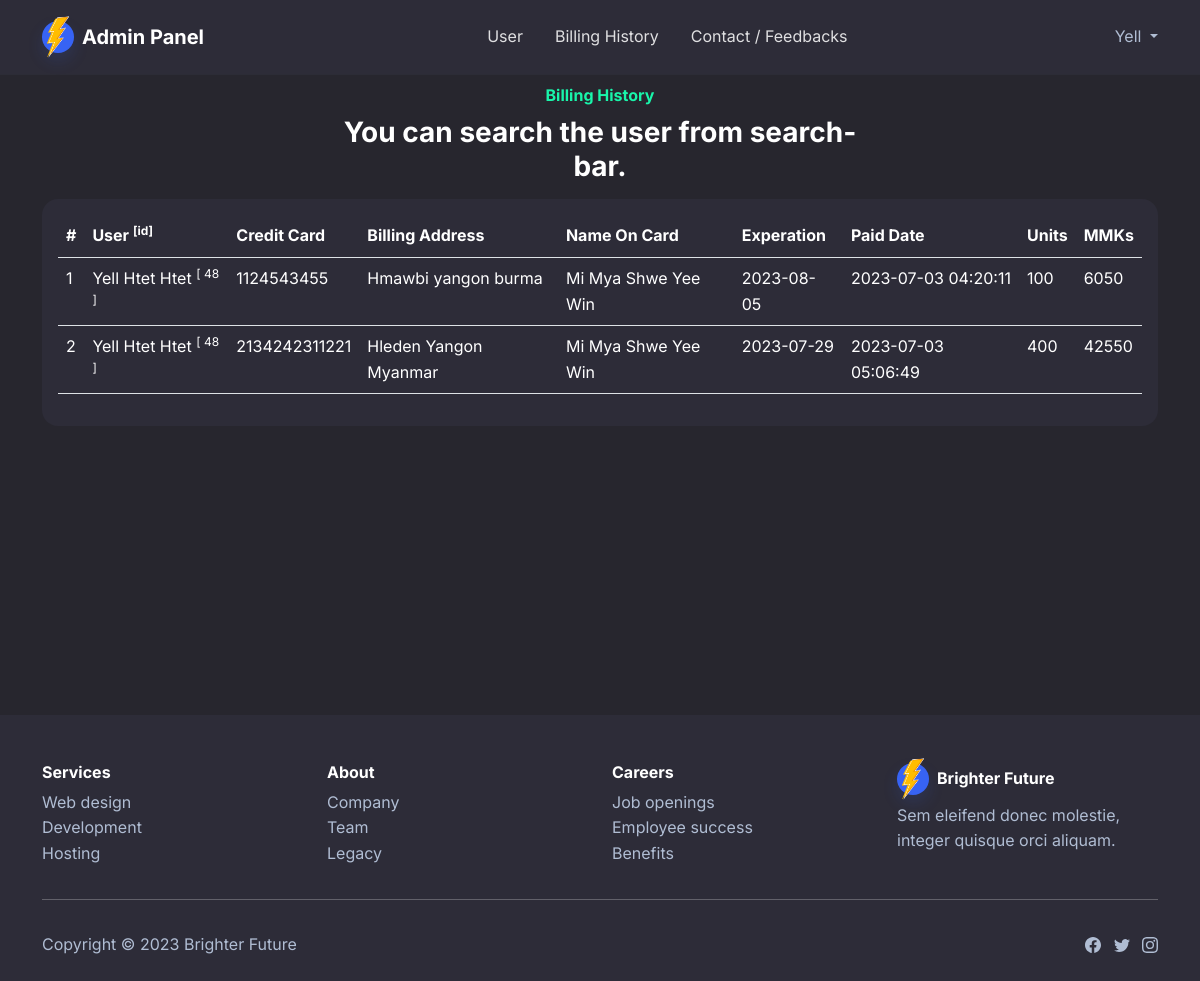
Screenshot of /admin/billinghistory.php (signed in) with the database file from the repository.
### tables this page shows
CREATE TABLE `billing_info` (
  `id` int(11) NOT NULL,
  `billing_id` int(11) NOT NULL,
  `user_id` int(11) NOT NULL,
  `credit_card` bigint(20) NOT NULL,
  `billing_address` varchar(300) NOT NULL,
  `noc` varchar(300) NOT NULL,
  `exp` date NOT NULL,
  `date` timestamp NOT NULL DEFAULT current_timestamp() ON UPDATE current_timestamp(),
  `passcode` int(6) NOT NULL
);

CREATE TABLE `users` (
  `id` int(11) NOT NULL,
  `name` varchar(100) NOT NULL,
  `email` varchar(200) NOT NULL,
  `password` text NOT NULL
);

CREATE TABLE `billing` (
  `id` int(11) NOT NULL,
  `user_id` int(11) NOT NULL,
  `board_id` bigint(20) NOT NULL,
  `start_date` date NOT NULL,
  `end_date` date NOT NULL,
  `due_date` date NOT NULL,
  `paid` tinyint(1) NOT NULL,
  `bill_amount` int(255) NOT NULL,
  `kw` int(11) NOT NULL
);

### bootstrap.php (called while the page is built, shortened)
<?php
require "dbconnect.php";
$pdo = getPDO();
$db = new DataBase($pdo);

### dbconnect.php (called while the page is built, shortened)
<?php
class DataBase
{
  public $db;
  function __construct($db)
  {
    try {
      $pdo = new PDO("mysql:host=localhost;dbname=original", "root", "");
    } catch (PDOException $e) {
      echo $e->getMessage();
      die();
    }
    $this->db = $pdo;
  }
  public function get_User($id)
  {
    $statement = $this->db->prepare("select * from users where id=$id");
    $statement->execute();
    $user = $statement->fetchAll(PDO::FETCH_OBJ);
    return $user;
  }
  public function getBillingInfo()
  {
    $statement = $this->db->prepare("select * from billing_info ");
    $statement->execute();
    $billingInfo = $statement->fetchAll(PDO::FETCH_OBJ);
    return $billingInfo;
  }
  public function getBilling($id)
  {
    $statement = $this->db->prepare("select * from billing where id=$id ");
    $statement->execute();
    $billing = $statement->fetchAll(PDO::FETCH_OBJ);
    return $billing;
  }
}

### admin/billinghistory.php (the view, shortened to what this page needs)
<?php include 'nav.php'; ?>
<?php $billingInfos = $db->getBillingInfo(); ?>
<section class="bg-dark py-2" style="min-height:80vh;">
    <div class="container">
        <div class="row ">
            <div class="col-md-8 col-xl-6 text-center mx-auto">
                <p class="fw-bold text-success mb-2">Billing History</p>
                <h3 class="fw-bold mb-0">You can search the user from search-bar.</h3>
            </div>
        </div>
        <div class="card">
            <div class="card-body table-responsive">
                <table class="table">
                    <thead class="thead-light">
                        <tr>
                            <th scope="col">#</th>
                            <th scope="col">User <sup>[id]</sup></th>
                            <th scope="col">Credit Card</th>
                            <th scope="col">Billing Address</th>
                            <th scope="col">Name On Card</th>
                            <th scope="col">Experation</th>
                            <th>Paid Date</th>
                            <th>Units</th>
                            <th>MMKs</th>
                        </tr>
                    </thead>
                    <tbody>
                        <?php foreach ($billingInfos as $index => $billingInfo): ?>
                            <tr class="">
                                <td>
                                    <?php echo $index + 1; ?>
                                </td>
                                <td>
                                    <?php echo $db->get_User($billingInfo->user_id)[0]->name; ?>
                                    <sup>
                                        [
                                        <?php echo $billingInfo->user_id; ?> ]
                                    </sup>
                                </td>
                                <td>
                                    <?php echo $billingInfo->credit_card; ?>
                                </td>
                                <td>
                                    <?php echo $billingInfo->billing_address; ?>
                                </td>
                                <td>
                                    <?php echo $billingInfo->noc; ?>
                                </td>
                                <td>
                                    <?php echo $billingInfo->exp; ?>
                                </td>
                                <td>
                                    <?php echo $billingInfo->date; ?>
                                </td>
                                <td>
                                    <?php echo $db->getBilling($billingInfo->billing_id)[0]->kw == null ? "this billing was deleted" : $db->getBilling($billingInfo->billing_id)[0]->kw; ?>
                                </td>
                                <td>
                                    <?php echo $db->getBilling($billingInfo->billing_id)[0]->kw == null ? "this billing was deleted" : $db->getBilling($billingInfo->billing_id)[0]->bill_amount; ?>
                                </td>
                            </tr>
                        <?php endforeach; ?>
                    </tbody>
                </table>
            </div>
        </div>
    </div>
</section>
<?php include 'footer.php'; ?>

### rows the page displays
billing_info: user.name "Yell Htet Htet", user "48", credit_card "1124543455", billing_address "Hmawbi yangon burma", noc "Mi Mya Shwe Yee Win", exp "2023-08-05", date "2023-07-03 04:20:11", billing.kw "100", billing.bill_amount "6050"
billing_info: user.name "Yell Htet Htet", user "48", credit_card "2134242311221", billing_address "Hleden Yangon Myanmar", noc "Mi Mya Shwe Yee Win", exp "2023-07-29", date "2023-07-03 05:06:49", billing.kw "400", billing.bill_amount "42550"

### other values shown
$_SESSION['current_admin']->name "Yell"
